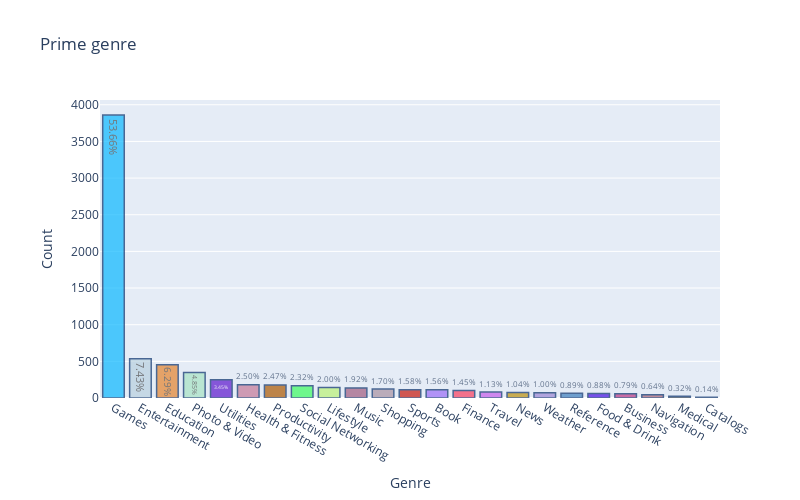

Notebook code for this chart:
### Markdown cell above
Countplot for each type of Prime_genre

### Code cell
def random_color_generator(number_of_colors):
    color = ["#"+''.join([random.choice('0123456789ABCDEF') for j in range(6)])
                 for i in range(number_of_colors)]
    return color

cnt_srs = df_app['prime_genre'].value_counts()
text = ['{:.2f}%'.format(100 * (value / cnt_srs.sum())) for value in cnt_srs.values]

trace = go.Bar(
    x = cnt_srs.index,
    y = cnt_srs.values,
    text = text,
    marker = dict(
        color = random_color_generator(100),
        line = dict(color='rgb(8, 48, 107)',
                    width = 1.5)
    ),
    opacity = 0.7
)
data = [trace]

layout = go.Layout(
    title = 'Prime genre',
    margin = dict(
        l = 100
    ),
    xaxis = dict(
        title = 'Genre'
    ),
    yaxis = dict(
        title = 'Count'
    ),
    width = 800,
    height = 500
)

fig = go.Figure(data=data, layout=layout)
py.iplot(fig)

### Figure 1 — Plotly figure (JSON) as saved in the notebook; plotly's stock layout.template omitted (floating-point values rounded to 4 significant figures)
{"data": [{"marker": {"color": ["#0BB8FF", "#B8D0DE", "#E4832D", "#A7E3C3", "#5D18CD", "#C57898", "#AD5901", "#3CFD60", "#BBF375", "#A15C7F", "#A992A2", "#C8190C", "#9A6CF6", "#FA3E5F", "#C75DEB", "#BD910E", "#9C87D5", "#3C7EBD", "#480FE5", "#BE3783", "#AF6477", "#90660D", "#6F7F65", "#0E28F6", "#183B20", "#4244DA", "#6EE23A", "#3B5E66", "#3E58D0", "#0555EB", "#FC053E", "#CAEEB1", "#DC0D15", "#00F7E5", "#13E21C", "#484517", "#2FFA33", "#CE3699", "#E97D6C", "#9720AC", "#3138DB", "#C1695C", "#A41F7A", "#2D0EA1", "#1A21B0", "#AB72ED", "#1164A4", "#6DD397", "#9A41EB", "#582A21", "#E38F2F", "#CF83D0", "#CAC2ED", "#007D5C", "#0233AD", "#87CAE8", "#D3B647", "#8D8830", "#7E2535", "#E28C15", "#4E3440", "#29B774", "#5C628A", "#38D428", "#BA199E", "#40BE7F", "#217248", "#BAE990", "#3345B6", "#DABD71", "#41F0BE", "#E5E159", "#615DE1", "#437C31", "#4F2CFB", "#A8DE3D", "#A4AFDD", "#1F2B82", "#48002B", "#283225", "#68B0CC", "#84259A", "#D75491", "#E87EEC", "#58D7A3", "#3A3648", "#0CF6D2", "#12A48A", "#739E86", "#BF1083", "#0619D4", "#E2DE9B", "#E440DA", "#987784", "#7C4EAC", "#F935E4", "#88D913", "#B6845B", "#31ACF3", "#FE158E"], "line": {"color": "rgb(8, 48, 107)", "width": 1.5}}, "opacity": 0.7, "text": ["53.66%", "7.43%", "6.29%", "4.85%", "3.45%", "2.50%", "2.47%", "2.32%", "2.00%", "1.92%", "1.70%", "1.58%", "1.56%", "1.45%", "1.13%", "1.04%", "1.00%", "0.89%", "0.88%", "0.79%", "0.64%", "0.32%", "0.14%"], "type": "bar", "x": ["Games", "Entertainment", "Education", "Photo & Video", "Utilities", "Health & Fitness", "Productivity", "Social Networking", "Lifestyle", "Music", "Shopping", "Sports", "Book", "Finance", "Travel", "News", "Weather", "Reference", "Food & Drink", "Business", "Navigation", "Medical", "Catalogs"], "y": [3862, 535, 453, 349, 248, 180, 178, 167, 144, 138, 122, 114, 112, 104, 81, 75, 72, 64, 63, 57, 46, 23, 10]}], "layout": {"height": 500, "margin": {"l": 100}, "title": {"text": "Prime genre"}, "width": 800, "xaxis": {"title": {"text": "Genre"}}, "yaxis": {"title": {"text": "Count"}}}}
